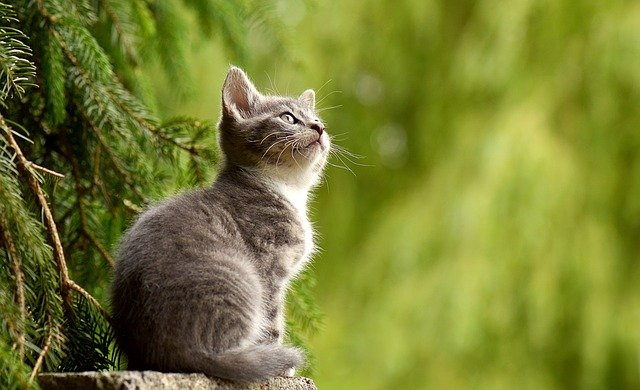
#> input picture 이미지_처리/OpenCV/img.jpg, 640 x 390 px
$ jupyter execute --allow-errors '06. 크기 조정.ipynb'
#> lines starting #> are read from the running program, lines starting #| are printed output that depends on the picture
이미지 고정

[cell 1]
import cv2
img = cv2.imread('img.jpg')
#> img is the input picture: shape (390, 640, 3); mean B, G, R 50.4, 126.1, 119.4
dst = cv2.resize(img,(400,500)) #width, height
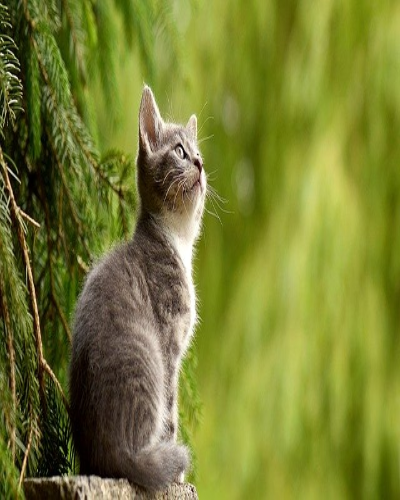
#> dst: shape (500, 400, 3); mean B, G, R 50.3, 125.9, 119.3

cv2.imshow('img',img)
cv2.imshow('resize',dst)
cv2.waitKey(0)
cv2.destroyAllWindows()

[cell 2]
img = cv2.imread('img.jpg')
dst = cv2.resize(img,None,fx=0.5,fy=0.5) #x,y배율 정의 (0.5배로 축소)
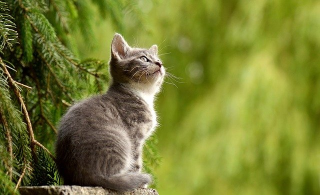
#> dst: shape (195, 320, 3); mean B, G, R 50.5, 126.2, 119.5

cv2.imshow('img',img)
cv2.imshow('resize',dst)
cv2.waitKey(0)
cv2.destroyAllWindows()

### 보간법

 1. cv2.INTER_AREA : 크기 줄일 때 사용
 1. cv2.INTER_CUBIC : 크기 늘릴 때 사용
 1. cv2.INTER_LINEAR : 크기 늘릴 때 사용

#> (a cell that did not finish here is left out)

[cell 4]
img = cv2.imread('img.jpg')
dst = cv2.resize(img,None,fx=1.5,fy=1.5, interpolation=cv2.INTER_CUBIC) #x,y배율 정의 (0.5배로 축소)
#> dst: shape (585, 960, 3)

cv2.imshow('img',img)
cv2.imshow('resize',dst)
cv2.waitKey(0)
cv2.destroyAllWindows()

    동영상

[cell 5]
# 고정 크기로 설정
cap = cv2.VideoCapture('video.mp4')

while cap.isOpened():
    ret, frame = cap.read()
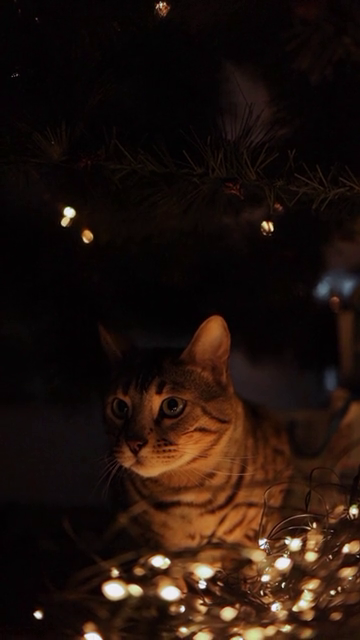
#> input picture frame 26 of 이미지_처리/OpenCV/video.mp4, 360 x 640 px
#> frame is the input picture: shape (640, 360, 3); mean B, G, R 12.4, 18.7, 33.2
    if not ret:
        break

    cv2.imshow('video',frame )
    if cv2.waitKey(1)==ord('q'):
#> (key q is pressed here)
        break

cap.release()
cv2.destroyAllWindows()

[cell 6]
# 비율로 조정
cap = cv2.VideoCapture('video.mp4')

while cap.isOpened():
    ret, frame = cap.read()
    if not ret:
        break
    frame_resized = cv2.resize(frame,None, fx=1.5,fy=1.5,interpolation= cv2.INTER_CUBIC)
    cv2.imshow('video',frame )
    if cv2.waitKey(1)==ord('q'):
#> (key q is pressed here)
        break

cap.release()
cv2.destroyAllWindows()
